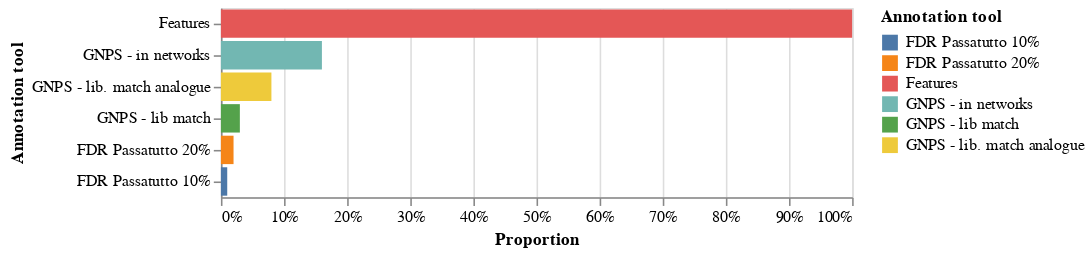

Source (notebook cell):
### Markdown cell above
### View GNPS annotations

### Code cell
make_barchart(get_stats_annotation.table_gnps) # Absolute count
make_barchart_rel(get_stats_annotation.table_gnps_rel)

### Figure 1 — Vega-Lite specification as saved in the notebook (floating-point values rounded to 4 significant figures)
{"config": {"view": {"continuousWidth": 400, "continuousHeight": 300}}, "data": {"name": "data-2477dd9310125c831df55afa309e4286"}, "mark": "bar", "encoding": {"color": {"type": "nominal", "field": "Annotation tool"}, "x": {"type": "quantitative", "axis": {"format": ".0%"}, "field": "Count", "stack": "zero", "title": "Proportion"}, "y": {"type": "nominal", "field": "Annotation tool", "sort": "-x"}}, "$schema": "https://vega.github.io/schema/vega-lite/v4.8.1.json", "datasets": {"data-2477dd9310125c831df55afa309e4286": [{"Annotation tool": "Features", "Count": 1.0}, {"Annotation tool": "GNPS - in networks", "Count": 0.16}, {"Annotation tool": "GNPS - lib match", "Count": 0.03}, {"Annotation tool": "GNPS - lib. match analogue ", "Count": 0.08}, {"Annotation tool": "FDR Passatutto 10%", "Count": 0.01}, {"Annotation tool": "FDR Passatutto 20%", "Count": 0.02}]}}
